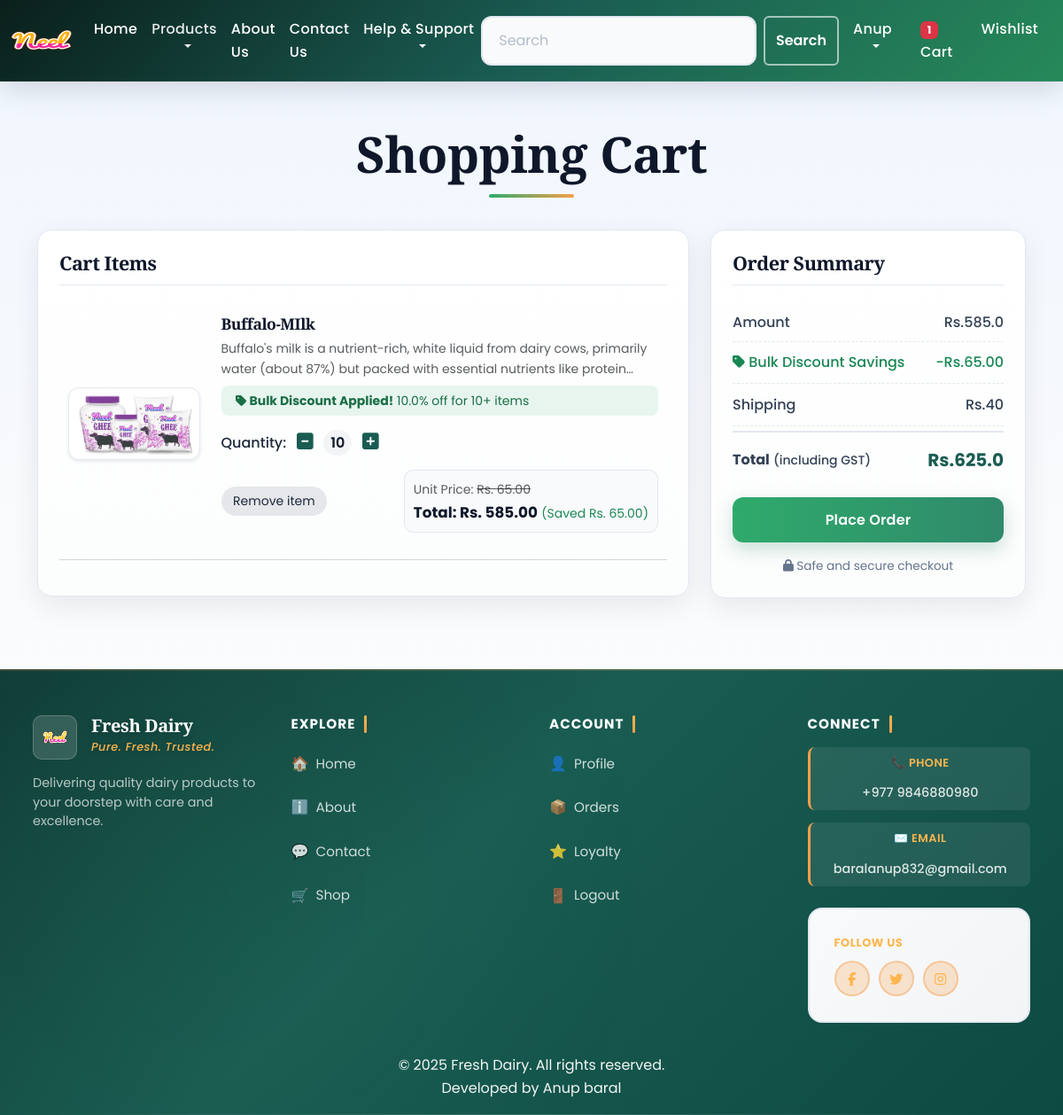
The app's page /cart/ (signed in) with its own data.
### app/models.py (models this page shows, shortened)
class Cart(models.Model):
    user = models.ForeignKey(User,on_delete=models.CASCADE)
    product = models.ForeignKey(Product,on_delete=models.CASCADE)
    variant = models.ForeignKey(ProductVariant, on_delete=models.SET_NULL, null=True, blank=True)
    quantity = models.PositiveIntegerField(default=1)
    @property
    def unit_price(self):
        return self.variant.discounted_price if self.variant else self.product.discounted_price
    @property
    def bulk_discount(self):
        discounts = self.product.bulk_discounts.filter(
            is_active=True,
            min_quantity__lte=self.quantity
        ).order_by('-min_quantity')
        return discounts.first() if discounts.exists() else None
    @property
    def bulk_discount_amount(self):
        discount = self.bulk_discount
        if discount:
            return discount.calculate_discount(self.unit_price, self.quantity) * self.quantity
        return 0
    @property
    def total_cost(self):
        base_cost = self.quantity * self.unit_price
        return base_cost - self.bulk_discount_amount
    @property
    def savings(self):
        return self.bulk_discount_amount

class Product(models.Model):
    title = models.CharField(max_length=100)
    selling_price = models.FloatField()
    discounted_price = models.FloatField()
    description = models.TextField()
    composition = models.TextField(default='')
    prodapp = models.TextField(default='')
    category = models.CharField(choices=CATEGORY_CHOICES, max_length=2)
    product_image = models.ImageField(upload_to='product')
    farmer = models.ForeignKey('Farmer', on_delete=models.SET_NULL, null=True, blank=True, related_name='products')

class BulkDiscount(models.Model):
    product = models.ForeignKey(Product, on_delete=models.CASCADE, related_name='bulk_discounts')
    min_quantity = models.PositiveIntegerField(help_text="Minimum quantity to qualify")
    discount_percentage = models.FloatField(
        validators=[MinValueValidator(0), MaxValueValidator(100)],
        help_text="Discount percentage (0-100)"
    )
    is_active = models.BooleanField(default=True)
    created_at = models.DateTimeField(auto_now_add=True)
    class Meta:
        ordering = ['product', 'min_quantity']
        unique_together = ('product', 'min_quantity')
    def calculate_discount(self, unit_price, quantity):
        if quantity >= self.min_quantity:
            return unit_price * (self.discount_percentage / 100)
        return 0

### app/views.py (the view)
# urls.py: path('cart/',views.show_cart, name='showcart'),
def show_cart(request):
    user = request.user
    cart = Cart.objects.filter(user=user)
    amount = 0
    total_savings = 0
    for p in cart:
        amount = amount + p.total_cost
        total_savings = total_savings + p.savings
    shipping = 40 if amount > 0 else 0
    totalamount = amount + shipping
    return render(request, 'app/addtocart.html',locals())

### app/context_processors.py (called while the page is built)
def cart_item_count(request):
    totalitem = 0
    if request.user.is_authenticated:
        totalitem = Cart.objects.filter(user=request.user).count()
    return {'totalitem': totalitem}

### app/templates/app/addtocart.html (shortened to what this page needs)
{% extends "app/base.html" %}
{% load static %}
{% block main-content %}
<div class="container my-5">
    <div class="row">
        {% if cart %}
        <h1 class="text-center mb-5 cart-page-title">Shopping Cart</h1>
        <div class="col-sm-8">
            <div class="card cart-items-card">
                <div class="card-body p-4">
                    <h3 class="cart-block-title">Cart Items</h3>
                    {% for item in cart %}
                    <div class="row cart-item-row align-items-center">
                        <div class="col-sm-3 text-center align-self-center"><img src="{{ item.product.product_image.url }}" alt="" srcset="" class="img-fluid img-thumbnail shadow-sm cart-item-image" height="150" width="150"></div>
                        <div class="col-sm-9">
                            <div>
                                <h5 class="cart-item-name">{{ item.product.title }}</h5>
                                <p class="mb-2 text-muted small cart-item-desc">{{ item.product.description }}</p>
                                {% if item.bulk_discount %}
                                <div class="alert alert-success py-1 mb-2 cart-discount-alert">
                                    <small><i class="fas fa-tag"></i> <strong>Bulk Discount Applied!</strong> {{ item.bulk_discount.discount_percentage }}% off for {{ item.bulk_discount.min_quantity }}+ items</small>
                                </div>
                                {% endif %}
                                <div class="my-3 cart-qty-wrap">
                                    <label for="quantity" class="cart-qty-label">Quantity:</label>
                                    <a class="minus-cart btn cart-qty-btn" cart_id="{{ item.id }}"><i class="fas fa-minus-square fa-lg"></i></a>
                                    <span class="quantity">{{ item.quantity }}</span>
                                    <a class="plus-cart btn cart-qty-btn" cart_id={{ item.id }}><i class="fas fa-plus-square fa-lg"></i></a>
                                </div>
                                <div class="d-flex justify-content-between align-items-center">
                                    <a href="#" class="remove-cart btn btn-sm btn-secondary mr-3 remove-cart-btn" cart_id={{ item.id }}>Remove item</a>
                                    <div class="text-right cart-price-wrap">
                                        {% if item.savings > 0 %}
                                        <p class="mb-0 text-muted"><small>Unit Price: <s>Rs. {{ item.unit_price|floatformat:2 }}</s></small></p>
                                        <p class="mb-0"><span><strong class="cart-line-total">Total: Rs. {{ item.total_cost|floatformat:2 }}</strong> <span class="text-success small">(Saved Rs. {{ item.savings|floatformat:2 }})</span></span></p>
                                        {% else %}
                                        <p class="mb-0"><span><strong class="cart-line-total">Total: Rs. {{ item.total_cost|floatformat:2 }}</strong></span></p>
                                        {% endif %}
                                    </div>
                                </div>
                            </div>
                        </div>
                    </div>
                    <hr class="text-muted">
                    {% endfor %}
                </div>
            </div>
        </div>
        <div class="col-sm-4">
            <div class="card cart-summary-card">
                <div class="card-body p-4">
                    <h3 class="summary-title">Order Summary</h3>
                    <ul class="list-group cart-summary-list">
                        <li class="list-group-item d-flex justify-content-between align-items-center border-0 px-0 pb-2 summary-row"><span>Amount</span><span id="amount">Rs.{{ amount }}</span></li>
                        {% if total_savings > 0 %}
                        <li class="list-group-item d-flex justify-content-between align-items-center px-0 text-success summary-row">
                            <span><i class="fas fa-tag"></i> Bulk Discount Savings</span>
                            <span>-Rs.{{ total_savings|floatformat:2 }}</span>
                        </li>
                        {% endif %}
                        <li class="list-group-item d-flex justify-content-between align-items-center px-0 summary-row"><span>Shipping</span><span id="shippingamount">Rs.{{ shipping }}</span></li>
                        <li class="list-group-item d-flex justify-content-between align-items-center px-0 summary-total-row">
                            <div>
                                <strong>Total</strong> <small>(including GST)</small>
                            </div>
                            <span id="totalamount"><strong>Rs.{{ totalamount }}</strong></span>
                        </li>
                    </ul>
                    <div class="d-grid mt-3"><a href="{% url 'checkout' %}" class="btn btn-primary cart-checkout-btn">Place Order</a></div>
                    <p class="cart-summary-note mb-0 mt-3"><i class="fas fa-lock"></i> Safe and secure checkout</p>
                </div>
            </div>
        </div>
        {% else %}
        <h1 class="text-center mb-5">Cart is Empty</h1>
        {% endif %}
    </div>
</div>
{% endblock main-content %}

### records on screen
Cart: product.product_image (picture), product "Buffalo-MIlk", product.description "Buffalo's milk is a nutrient-rich, white liquid from dairy cows, primarily water (about 87%) but packed with essential nutrients like…", bulk_discount.discount_percentage "10.0", bulk_discount.min_quantity "10", quantity "10", unit_price "65.00", total_cost "585.00", savings "65.00"

### other values on screen
{{ totalitem }} "1"
{{ amount }} "585.0"
{{ total_savings|floatformat:2 }} "65.00"
{{ shipping }} "40"
{{ totalamount }} "625.0"
